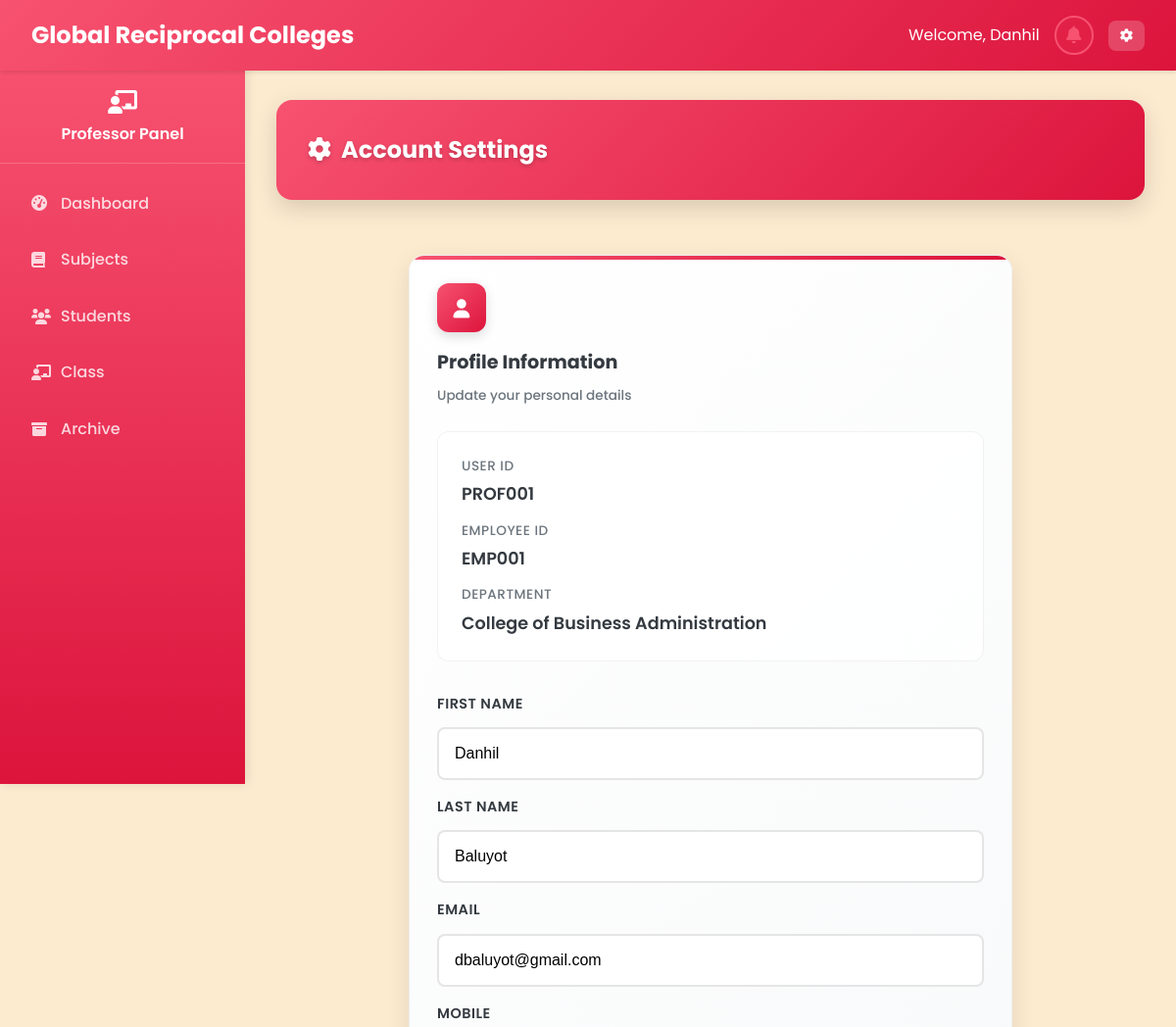
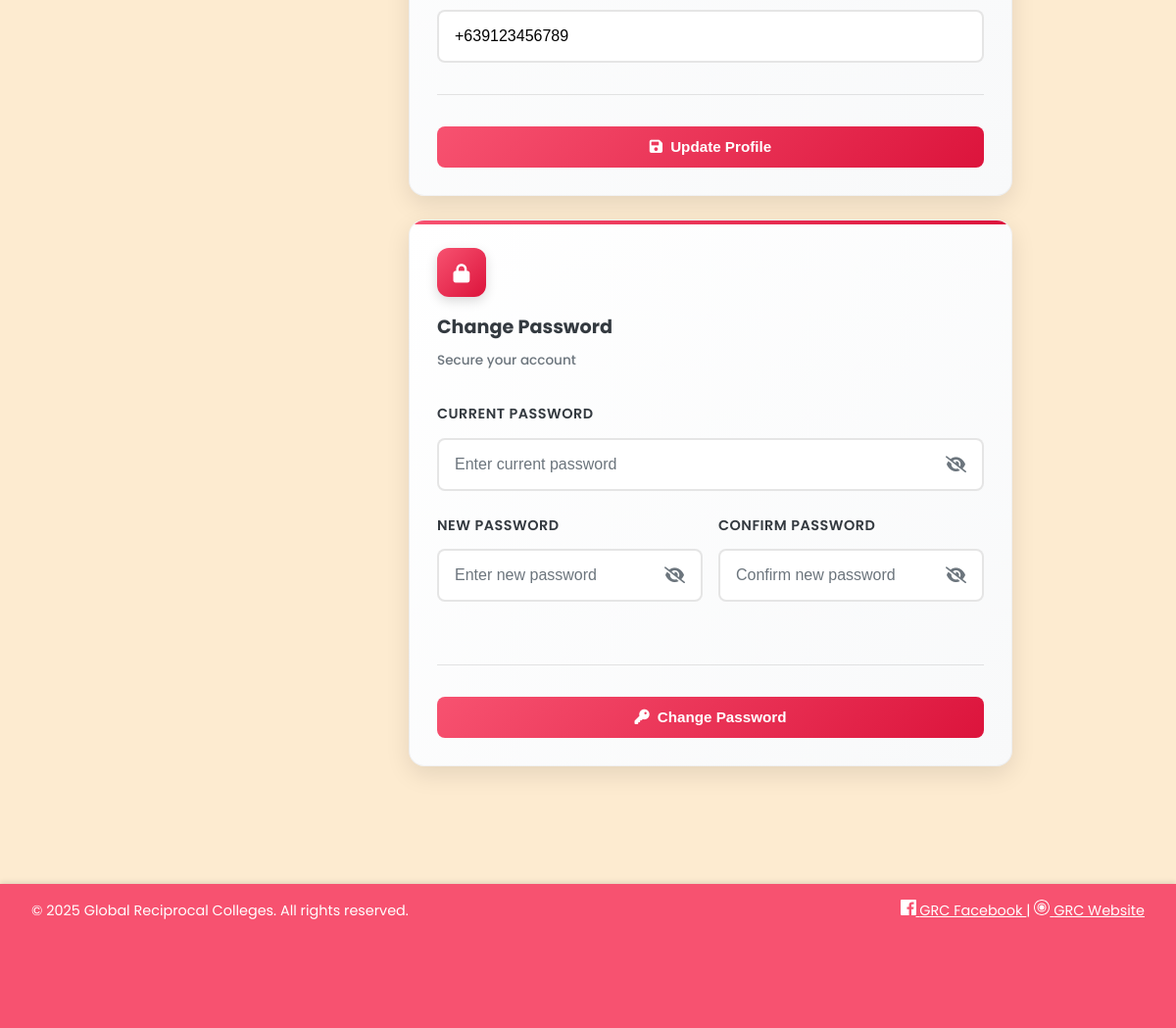
/Professor/settings.php (signed in), run on the app's committed database (2 pictures, top to bottom).
### tables this page shows
CREATE TABLE `professors` (
  `professor_id` varchar(20) NOT NULL,
  `employee_id` varchar(20) NOT NULL,
  `first_name` varchar(50) NOT NULL,
  `last_name` varchar(50) NOT NULL,
  `email` varchar(100) NOT NULL,
  `password` varchar(255) NOT NULL,
  `department` varchar(100) NOT NULL,
  `mobile` varchar(15) NOT NULL,
  `created_at` datetime NOT NULL,
  `updated_at` datetime NOT NULL
);

### Professor/settings.php (the view, shortened to what this page needs)
<?php
require_once '../php/db.php';
$user_id = $_SESSION['user_id'];
$role = $_SESSION['role'];
if ($role == 'professor') {
    $stmt = $pdo->prepare("SELECT * FROM professors WHERE professor_id = ?");
    $stmt->execute([$user_id]);
    $user = $stmt->fetch(PDO::FETCH_ASSOC);
} elseif ($role == 'student') {
    $stmt = $pdo->prepare("SELECT * FROM students WHERE student_id = ?");
    $stmt->execute([$user_id]);
    $user = $stmt->fetch(PDO::FETCH_ASSOC);
} elseif ($role == 'admin') {
    $stmt = $pdo->prepare("SELECT * FROM administrators WHERE admin_id = ?");
    $stmt->execute([$user_id]);
    $user = $stmt->fetch(PDO::FETCH_ASSOC);
}
?>
<!DOCTYPE html>
<html lang="en">
<head>
    <link rel="stylesheet" href="../css/styles_fixed.css">
    <link rel="stylesheet" href="https://cdnjs.cloudflare.com/ajax/libs/font-awesome/6.0.0/css/all.min.css">
</head>
<body class="<?php echo $role; ?>">
    <?php
    if ($role == 'admin') {
        include '../includes/navbar_admin.php';
    } elseif ($role == 'professor') {
        include '../includes/navbar_professor.php';
    } elseif ($role == 'student') {
        include '../includes/navbar_student.php';
    }
    ?>
    <?php if ($role == 'professor'): ?>
        <?php include '../includes/sidebar_professor.php'; ?>
    <?php endif; ?>
    <main class="main-content">
        <div class="table-header-enhanced">
            <h2 class="table-title-enhanced"><i class="fas fa-cog" style="margin-right: 10px;"></i>Account Settings</h2>
        </div>
        <div class="dashboard-container">
            <div class="settings-grid">
                <div class="stat-card-enhanced">
                    <div class="stat-header-enhanced">
                        <div class="stat-icon-enhanced">
                            <i class="fas fa-user"></i>
                        </div>
                        <div class="stat-info-enhanced">
                            <h3 class="stat-title-enhanced">Profile Information</h3>
                            <span class="stat-subtitle-enhanced">Update your personal details</span>
                        </div>
                    </div>
                    <div class="current-info-enhanced">
                        <div class="info-grid">
                            <div class="info-item-enhanced">
                                <span class="info-label-enhanced">User ID</span>
                                <span class="info-value-enhanced"><?php echo $user_id; ?></span>
                            </div>
                            <?php if ($role == 'professor' && isset($user['employee_id'])): ?>
                                <div class="info-item-enhanced">
                                    <span class="info-label-enhanced">Employee ID</span>
                                    <span class="info-value-enhanced"><?php echo $user['employee_id']; ?></span>
                                </div>
                            <?php endif; ?>
                            <?php if ($role == 'professor' && isset($user['department'])): ?>
                                <div class="info-item-enhanced">
                                    <span class="info-label-enhanced">Department</span>
                                    <span class="info-value-enhanced"><?php echo $user['department']; ?></span>
                                </div>
                            <?php endif; ?>
                        </div>
                    </div>
                    <form action="" method="POST" class="form-section-enhanced">
                        <div class="form-grid">
                            <div class="form-group-enhanced">
                                <label class="form-label-enhanced">First Name</label>
                                <input type="text" name="first_name" class="form-input-enhanced" value="<?php echo htmlspecialchars($user['first_name']); ?>" required placeholder="Enter your first name">
                            </div>
                            <div class="form-group-enhanced">
                                <label class="form-label-enhanced">Last Name</label>
                                <input type="text" name="last_name" class="form-input-enhanced" value="<?php echo htmlspecialchars($user['last_name']); ?>" required placeholder="Enter your last name">
                            </div>
                            <div class="form-group-enhanced">
                                <label class="form-label-enhanced">Email</label>
                                <input type="email" name="email" class="form-input-enhanced" value="<?php echo htmlspecialchars($user['email']); ?>" required placeholder="Enter your email">
                            </div>
                            <div class="form-group-enhanced">
                                <label class="form-label-enhanced">Mobile</label>
                                <input type="text" name="mobile" class="form-input-enhanced" value="<?php echo htmlspecialchars($user['mobile'] ?? '+639000000000'); ?>" required placeholder="Enter your mobile number">
                            </div>
                        </div>
                        <div class="stat-actions-enhanced">
                            <button type="submit" class="stat-primary-btn">
                                <i class="fas fa-save"></i> Update Profile
                            </button>
                        </div>
                    </form>
                </div>
                <div class="stat-card-enhanced">
                    <div class="stat-header-enhanced">
                        <div class="stat-icon-enhanced">
                            <i class="fas fa-lock"></i>
                        </div>
                        <div class="stat-info-enhanced">
                            <h3 class="stat-title-enhanced">Change Password</h3>
                            <span class="stat-subtitle-enhanced">Secure your account</span>
                        </div>
                    </div>
                    <form action="" method="POST" class="form-section-enhanced">
                        <div class="password-form-grid">
                            <div class="form-group-enhanced">
                                <label class="form-label-enhanced">Current Password</label>
                                <input type="password" name="current_password" class="form-input-enhanced" required placeholder="Enter current password">
                            </div>
                            <div class="form-grid">
                                <div class="form-group-enhanced">
                                    <label class="form-label-enhanced">New Password</label>
                                    <input type="password" name="new_password" class="form-input-enhanced" required placeholder="Enter new password">
                                </div>
                                <div class="form-group-enhanced">
                                    <label class="form-label-enhanced">Confirm Password</label>
                                    <input type="password" name="confirm_password" class="form-input-enhanced" required placeholder="Confirm new password">
                                </div>
                            </div>
                        </div>
                        <div class="stat-actions-enhanced">
                            <button type="submit" class="stat-primary-btn">
                                <i class="fas fa-key"></i> Change Password
                            </button>
                        </div>
                    </form>
                </div>
            </div>
        </div>
    </main>
    <?php include '../includes/footbar.php'; ?>
</body>
</html>

### css/styles_fixed.css (style rules this page uses)
:root { --primary: #F75270; --primary-dark: #DC143C; --primary-light: #F7CAC9; --secondary: #F75270; --accent: #F7CAC9; --light: #FDEBD0; --dark: #343a40; --gray: #6c757d; --light-gray: #F7CAC9; --success: #F7CAC9; --warning: #FDEBD0; --danger: #DC143C; --info: #F75270; }
* { margin: 0; padding: 0; box-sizing: border-box; }
body { font-family: 'Poppins', sans-serif; background-color: var(--light); color: var(--dark); line-height: 1.6; }
.main-content { margin-top: 70px; padding: 2rem; min-height: calc(100vh - 70px); background: var(--light); transition: margin-left 0.3s ease; }
.main-content { margin-left: 250px; margin-top: 70px; padding: 2rem; min-height: calc(100vh - 70px); background: var(--light); transition: margin-left 0.3s ease, padding 0.3s ease; }
.dashboard-container { max-width: 1200px; margin: 0 auto; padding: 2rem; }
.stat-card-enhanced { background: linear-gradient(135deg, #ffffff 0%, #f8f9fa 100%); border-radius: 16px; padding: 2rem; box-shadow: 0 8px 25px rgba(0, 0, 0, 0.1); border: 1px solid rgba(0, 0, 0, 0.05); transition: all 0.3s ease; position: relative; overflow: hidden; }
.stat-card-enhanced::before { content: ''; position: absolute; top: 0; left: 0; right: 0; height: 4px; background: linear-gradient(90deg, var(--primary) 0%, var(--primary-dark) 100%); }
.stat-header-enhanced { display: flex; align-items: center; gap: 1rem; margin-bottom: 1.5rem; }
.stat-icon-enhanced { width: 50px; height: 50px; background: linear-gradient(135deg, var(--primary) 0%, var(--primary-dark) 100%); border-radius: 12px; display: flex; align-items: center; justify-content: center; color: white; font-size: 1.2rem; box-shadow: 0 4px 12px rgba(0, 0, 0, 0.15); }
.stat-info-enhanced { flex: 1; }
.stat-title-enhanced { font-size: 1.25rem; font-weight: 700; color: var(--dark); margin: 0 0 0.25rem 0; }
.stat-subtitle-enhanced { font-size: 0.9rem; color: var(--gray); font-weight: 500; }
.stat-actions-enhanced { border-top: 1px solid rgba(0, 0, 0, 0.1); padding-top: 1.5rem; }
.stat-primary-btn { background: linear-gradient(135deg, var(--primary) 0%, var(--primary-dark) 100%); color: white; border: none; padding: 0.75rem 1.5rem; border-radius: 8px; cursor: pointer; font-size: 0.95rem; font-weight: 600; display: inline-flex; align-items: center; gap: 0.5rem; transition: transform 0.2s, box-shadow 0.2s; }
.table-header-enhanced { background: linear-gradient(135deg, var(--primary) 0%, var(--primary-dark) 100%); padding: 2rem; border-radius: 16px; margin-bottom: 2rem; box-shadow: 0 8px 25px rgba(0, 0, 0, 0.15); display: flex; justify-content: space-between; align-items: center; }
.table-title-enhanced { color: white; font-size: 1.5rem; font-weight: 700; margin: 0; text-shadow: 0 2px 4px rgba(0, 0, 0, 0.2); }

### includes/sidebar_professor.php (style rules this page uses)
.main-content { margin-left: 250px; padding: 2rem; width: calc(100% - 250px); box-sizing: border-box; }

### data on the page
professors: employee "EMP001", department "College of Business Administration", first_name "Danhil", last_name "Baluyot", email "dbaluyot@gmail.com", mobile "+639123456789"

### other printed values
$prof_name "Danhil"
$user_id "PROF001"
